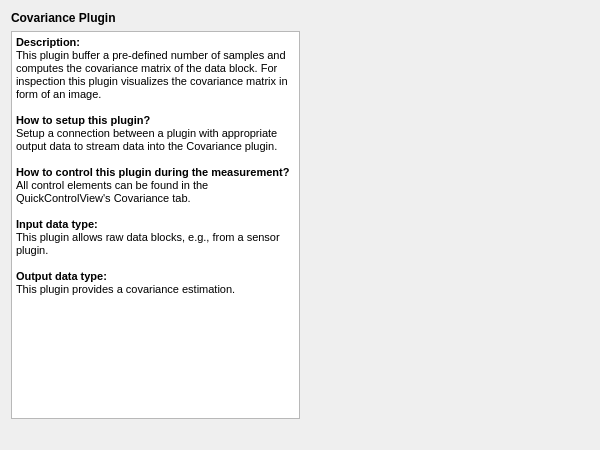
<?xml version="1.0" encoding="UTF-8"?>
<ui version="4.0">
 <class>CovarianceSetupWidgetClass</class>
 <widget class="QWidget" name="CovarianceSetupWidgetClass">
  <property name="geometry">
   <rect>
    <x>0</x>
    <y>0</y>
    <width>600</width>
    <height>450</height>
   </rect>
  </property>
  <property name="windowTitle">
   <string>CovrianceSetupWidget</string>
  </property>
  <layout class="QVBoxLayout" name="verticalLayout">
   <item>
    <widget class="QLabel" name="label">
     <property name="font">
      <font>
       <weight>75</weight>
       <bold>true</bold>
      </font>
     </property>
     <property name="text">
      <string>Covariance Plugin</string>
     </property>
    </widget>
   </item>
   <item>
    <layout class="QGridLayout" name="m_qGridLayout_main">
     <item row="0" column="0">
      <widget class="QTextBrowser" name="textBrowser">
       <property name="html">
        <string>&lt;!DOCTYPE HTML PUBLIC &quot;-//W3C//DTD HTML 4.0//EN&quot; &quot;http://www.w3.org/TR/REC-html40/strict.dtd&quot;&gt;
&lt;html&gt;&lt;head&gt;&lt;meta name=&quot;qrichtext&quot; content=&quot;1&quot; /&gt;&lt;style type=&quot;text/css&quot;&gt;
p, li { white-space: pre-wrap; }
&lt;/style&gt;&lt;/head&gt;&lt;body style=&quot; font-family:'MS Shell Dlg 2'; font-size:8.25pt; font-weight:400; font-style:normal;&quot;&gt;
&lt;p style=&quot; margin-top:0px; margin-bottom:0px; margin-left:0px; margin-right:0px; -qt-block-indent:0; text-indent:0px;&quot;&gt;&lt;span style=&quot; font-weight:600;&quot;&gt;Description:&lt;/span&gt;&lt;/p&gt;
&lt;p style=&quot; margin-top:0px; margin-bottom:0px; margin-left:0px; margin-right:0px; -qt-block-indent:0; text-indent:0px;&quot;&gt;This plugin buffer a pre-defined number of samples and computes the covariance matrix of the data block. For inspection this plugin visualizes the covariance matrix in form of an image.&lt;/p&gt;
&lt;p style=&quot;-qt-paragraph-type:empty; margin-top:0px; margin-bottom:0px; margin-left:0px; margin-right:0px; -qt-block-indent:0; text-indent:0px;&quot;&gt;&lt;br /&gt;&lt;/p&gt;
&lt;p style=&quot; margin-top:0px; margin-bottom:0px; margin-left:0px; margin-right:0px; -qt-block-indent:0; text-indent:0px;&quot;&gt;&lt;span style=&quot; font-weight:600;&quot;&gt;How to setup this plugin?&lt;/span&gt;&lt;/p&gt;
&lt;p style=&quot; margin-top:0px; margin-bottom:0px; margin-left:0px; margin-right:0px; -qt-block-indent:0; text-indent:0px;&quot;&gt;Setup a connection between a plugin with appropriate output data to stream data into the Covariance plugin.&lt;/p&gt;
&lt;p style=&quot;-qt-paragraph-type:empty; margin-top:0px; margin-bottom:0px; margin-left:0px; margin-right:0px; -qt-block-indent:0; text-indent:0px;&quot;&gt;&lt;br /&gt;&lt;/p&gt;
&lt;p style=&quot; margin-top:0px; margin-bottom:0px; margin-left:0px; margin-right:0px; -qt-block-indent:0; text-indent:0px;&quot;&gt;&lt;span style=&quot; font-weight:600;&quot;&gt;How to control this plugin during the measurement?&lt;/span&gt;&lt;/p&gt;
&lt;p style=&quot; margin-top:0px; margin-bottom:0px; margin-left:0px; margin-right:0px; -qt-block-indent:0; text-indent:0px;&quot;&gt;All control elements can be found in the QuickControlView's Covariance tab.&lt;/p&gt;
&lt;p style=&quot;-qt-paragraph-type:empty; margin-top:0px; margin-bottom:0px; margin-left:0px; margin-right:0px; -qt-block-indent:0; text-indent:0px;&quot;&gt;&lt;br /&gt;&lt;/p&gt;
&lt;p style=&quot; margin-top:0px; margin-bottom:0px; margin-left:0px; margin-right:0px; -qt-block-indent:0; text-indent:0px;&quot;&gt;&lt;span style=&quot; font-weight:600;&quot;&gt;Input data type:&lt;/span&gt;&lt;/p&gt;
&lt;p style=&quot; margin-top:0px; margin-bottom:0px; margin-left:0px; margin-right:0px; -qt-block-indent:0; text-indent:0px;&quot;&gt;This plugin allows raw data blocks, e.g., from a sensor plugin.&lt;/p&gt;
&lt;p style=&quot;-qt-paragraph-type:empty; margin-top:0px; margin-bottom:0px; margin-left:0px; margin-right:0px; -qt-block-indent:0; text-indent:0px;&quot;&gt;&lt;br /&gt;&lt;/p&gt;
&lt;p style=&quot; margin-top:0px; margin-bottom:0px; margin-left:0px; margin-right:0px; -qt-block-indent:0; text-indent:0px;&quot;&gt;&lt;span style=&quot; font-weight:600;&quot;&gt;Output data type:&lt;/span&gt;&lt;/p&gt;
&lt;p style=&quot; margin-top:0px; margin-bottom:0px; margin-left:0px; margin-right:0px; -qt-block-indent:0; text-indent:0px;&quot;&gt;This plugin provides a covariance estimation.&lt;/p&gt;
&lt;p style=&quot;-qt-paragraph-type:empty; margin-top:0px; margin-bottom:0px; margin-left:0px; margin-right:0px; -qt-block-indent:0; text-indent:0px;&quot;&gt;&lt;br /&gt;&lt;/p&gt;&lt;/body&gt;&lt;/html&gt;</string>
       </property>
      </widget>
     </item>
     <item row="1" column="0">
      <spacer name="m_qHorizontalSpacer_About">
       <property name="orientation">
        <enum>Qt::Horizontal</enum>
       </property>
       <property name="sizeHint" stdset="0">
        <size>
         <width>40</width>
         <height>20</height>
        </size>
       </property>
      </spacer>
     </item>
     <item row="0" column="1">
      <spacer name="horizontalSpacer">
       <property name="orientation">
        <enum>Qt::Horizontal</enum>
       </property>
       <property name="sizeHint" stdset="0">
        <size>
         <width>40</width>
         <height>20</height>
        </size>
       </property>
      </spacer>
     </item>
    </layout>
   </item>
  </layout>
 </widget>
 <layoutdefault spacing="6" margin="11"/>
 <resources/>
 <connections/>
</ui>
